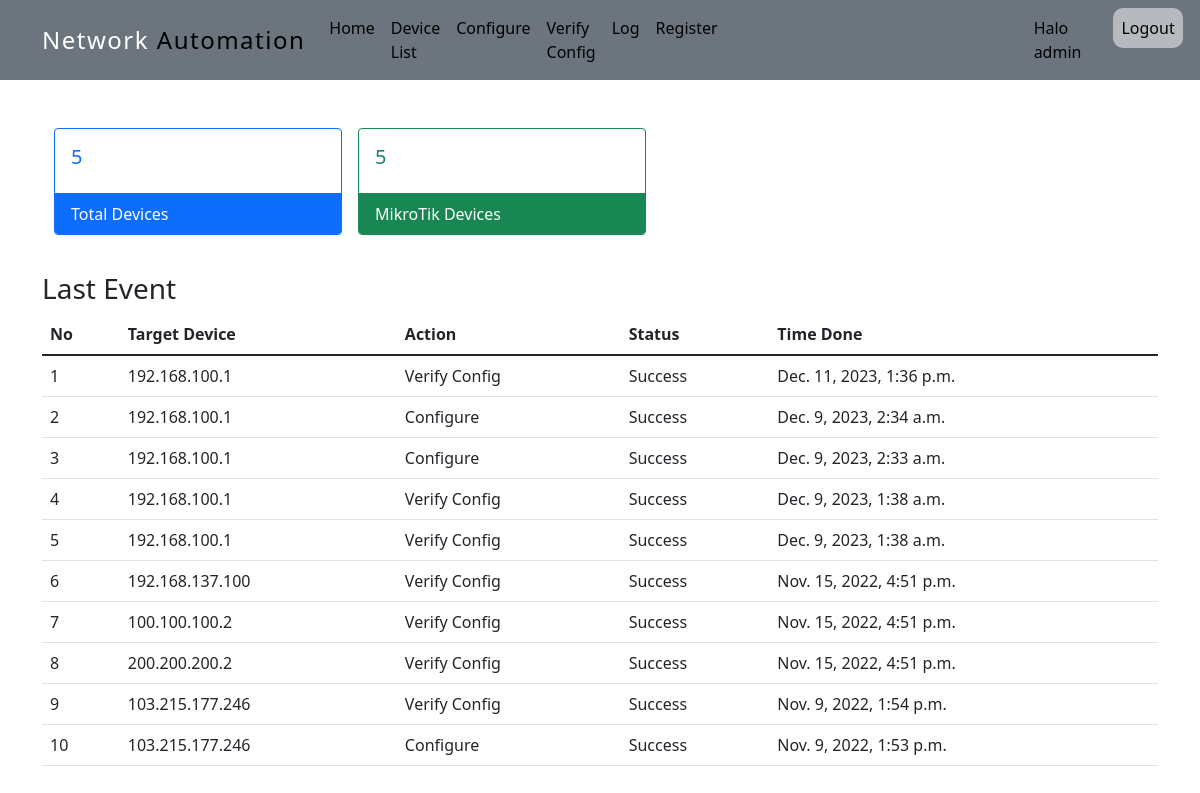
The app's page /home/ (signed in) with its own data.
### network_automation/models.py (models this page shows, shortened)
class Log(models.Model):
    target = models.CharField(max_length=255)
    action = models.CharField(max_length=255)
    status = models.CharField(max_length=255)
    time = models.DateTimeField(null=True)
    messages = models.CharField(max_length=255, blank=True)

### network_automation/views.py (the view)
# urls.py: path('home/', views.home, name='home'),
@login_required
def home(request):
    print(request.user.is_authenticated)
    print(request.user,"telah melakukan login")
    template_name = None
    if request.user.is_authenticated:
        template_name = 'home.html'
    else:
        template_name = 'login.html'
    all_device = Device.objects.all()
    mikrotik_device = Device.objects.filter(vendor='mikrotik')
    last_event = Log.objects.all().order_by('-id')[:10]
    context = {
        'all_device': len(all_device),
        'mikrotik_device': len(mikrotik_device),
        'last_event': last_event
    }
    return render(request, template_name, context)

### templates/home.html (shortened to what this page needs)
{% extends 'base.html' %}
{% block content %}
<div class="container">
<div class=" card-deck"  >
    <div class="card border-primary" style="width: 18rem; float:left;">
        <div class="card-body text-primary">
        <h5 class="card-title">{{all_device}}</h5>
        </div>
        <div class="card-footer bg-primary border-primary text-white">Total Devices</div>
    </div>
    <div class="card border-success mx-3" style="width: 18rem; float:left;">
        <div class="card-body text-success">
        <h5 class="card-title">{{mikrotik_device}}</h5>
        </div>
        <div class="card-footer bg-success border-success text-white">MikroTik Devices</div>
    </div>
</div>
</div>
<br>
<br>
<br>
<br>
<h3 class="mt-5">Last Event</h3>
<table class="table">
    <thead>
        <tr>
            <th>No</th>
            <th>Target Device</th>
            <th>Action</th>
            <th>Status</th>
            <th>Time Done</th>
        </tr>
    </thead>
    <tbody>
        {% for log in last_event %}
        <tr>
            <td>{{forloop.counter}}</td>
            <td>{{log.target}}</td>
            <td>{{log.action}}</td>
            <td>{{log.status}}</td>
            <td>{{log.time}}</td>
        </tr>
        {% endfor %}
    </tbody>
</table>
{% endblock content %}

### templates/base.html (shortened to what this page needs)
{% load static %}
<!DOCTYPE html>
<html lang="en"><head><meta http-equiv="Content-Type" content="text/html; charset=UTF-8">
    <link href="https://cdn.jsdelivr.net/npm/bootstrap@5.1.3/dist/css/bootstrap.min.css" rel="stylesheet">
  </head>
  <body>
    <nav class="navbar navbar-expand-lg navbar-secondary bg-secondary">
      <div class="container">
        <a class="navbar-brand" ><span style="color: #ffffff;">Network</span><span style="color: rgb(0, 0, 0);"> Automation</span></a>
        <div class="collapse navbar-collapse" id="navbarSupportedContent">
            <ul class="navbar-nav" style="color: black;">
              <li class="nav-item">
                <a class="nav-link  " style="color: black; " href="{% url 'home' %}">Home</a>
              </li>
              <li class="nav-item">
                <a class="nav-link " style="color: black; " href="{% url 'devices' %}">Device List</a>
              </li>
              <li class="nav-item">
                <a class="nav-link " style="color: black; " href="{% url 'config' %}">Configure</a>
              </li>
              <li class="nav-item">
                <a class="nav-link " style="color: black; " href="{% url 'verify' %}">Verify Config</a>
              </li>
              <li class="nav-item">
                <a class="nav-link " style="color: black; " href="{% url 'log' %}">Log</a>
              </li>
              <li class="nav-item">
                <a class="nav-link " style="color: black; " href="{% url 'register' %}">Register</a>
              </li>
              <li class="nav-item">
                <a class="nav-link posisi-custom2" style="color: black; ">Halo {{user}}</a>
              </li>
              <li class="nav-item">
                <a class="nav-link posisi-custom " style="color: black; " href="{% url 'logout' %}">Logout</a>
              </li>
            </ul>
          </div>
        </div>
      </nav>
    <div class="container mt-5">
      {% block content %}
      {% endblock %}
    </div>
</body>
</html>

### templates/base.html (style rules this page uses)
.navbar-brand { font-size: 1.5rem; letter-spacing: 1.5px; }
.posisi-custom { margin-left: 24px; background-color: rgba(255, 255, 255, .50); border-radius: 10px; }
.posisi-custom2 { margin-left: 300px; }

### records on screen
Log: target "192.168.100.1", action "Verify Config", status "Success", time "Dec. 11, 2023, 1:36 p.m."
Log: target "192.168.100.1", action "Configure", status "Success", time "Dec. 9, 2023, 2:34 a.m."
Log: target "192.168.100.1", action "Configure", status "Success", time "Dec. 9, 2023, 2:33 a.m."
Log: target "192.168.100.1", action "Verify Config", status "Success", time "Dec. 9, 2023, 1:38 a.m."
Log: target "192.168.100.1", action "Verify Config", status "Success", time "Dec. 9, 2023, 1:38 a.m."
Log: target "192.168.137.100", action "Verify Config", status "Success", time "Nov. 15, 2022, 4:51 p.m."
Log: target "100.100.100.2", action "Verify Config", status "Success", time "Nov. 15, 2022, 4:51 p.m."
Log: target "200.200.200.2", action "Verify Config", status "Success", time "Nov. 15, 2022, 4:51 p.m."
Log: target "103.215.177.246", action "Verify Config", status "Success", time "Nov. 9, 2022, 1:54 p.m."
Log: target "103.215.177.246", action "Configure", status "Success", time "Nov. 9, 2022, 1:53 p.m."

### other values on screen
{{ user }} "admin"
{{ all_device }} "5"
{{ mikrotik_device }} "5"
